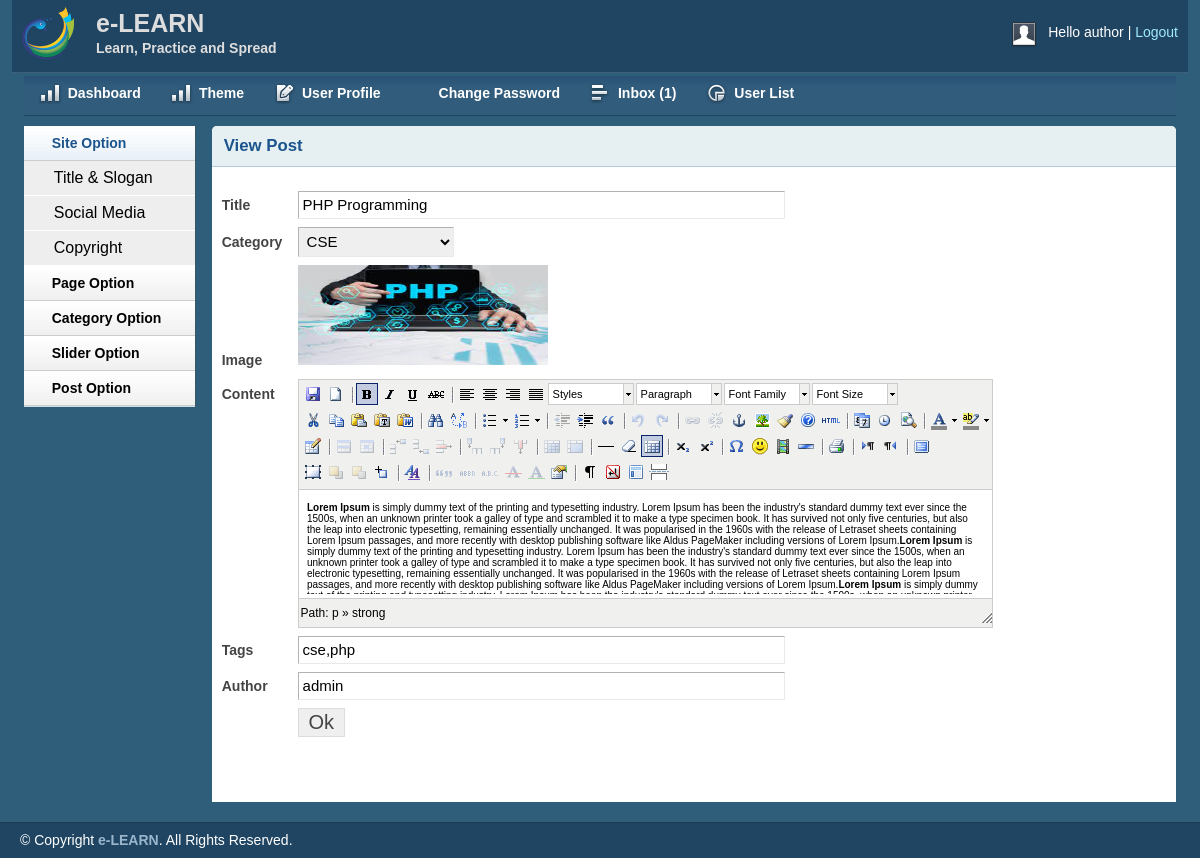
The page /admin/viewpost.php?viewpostid=7 (signed in) on the database its author committed.
### tables this page shows
CREATE TABLE `tbl_post` (
  `id` int(11) NOT NULL,
  `cat` int(11) NOT NULL,
  `title` varchar(255) NOT NULL,
  `body` text NOT NULL,
  `image` varchar(255) NOT NULL,
  `author` varchar(50) NOT NULL,
  `tags` varchar(255) NOT NULL,
  `date` timestamp NULL DEFAULT CURRENT_TIMESTAMP,
  `userid` int(11) NOT NULL
);

CREATE TABLE `tbl_category` (
  `id` int(11) NOT NULL,
  `name` varchar(50) NOT NULL
);

### lib/Database.php (called while the page is built, shortened)
<?php
Class Database{
	public $host   = DB_HOST;
	public $user   = DB_USER;
	public $pass   = DB_PASS;
	public $dbname = DB_NAME;
	public $link;
	private function connectDB(){
	$this->link = new mysqli($this->host, $this->user, $this->pass, $this->dbname);
 }
	public function select($query){
		$result = $this->link->query($query) or die($this->link->error.__LINE__);
		if($result->num_rows > 0){
			return $result;
		} else {
			return false;
		}
	}
}

### admin/viewpost.php (the view, shortened to what this page needs)
<?php include 'inc/header.php'; ?>
<?php include 'inc/sidebar.php'; ?>
<?php
    $viewpostid = mysqli_real_escape_string($db->link,$_GET['viewpostid']);
    if(!isset($viewpostid) || $viewpostid == NULL){
        header("Location:postlist.php");
    }else{
        $postid = $viewpostid;
    }
?>
<div class="grid_10">
    <div class="box round first grid">
        <h2>View Post</h2>
        <div class="block">
            <?php
                $query = "select * from tbl_post where id = '$postid' order by id desc;";
                $getpost = $db->select($query);
                if($getpost){
                   while($postresult = $getpost->fetch_assoc()){
            ?>
         <form action="" method="post" enctype="multipart/form-data">
            <table class="form">
                <tr>
                    <td>
                        <label>Title</label>
                    </td>
                    <td>
                        <input type="text" readonly value="<?php echo $postresult['title']?>" class="medium" />
                    </td>
                </tr>
                <tr>
                    <td>
                        <label>Category</label>
                    </td>
                    <td>
                        <select id="select">
                            <?php
                                $query = "select * from tbl_category;";
                                $category = $db->select($query);
                                if($category){
                                   while($result = $category->fetch_assoc()){
                            ?>
                            <option
                                    <?php
                                        if($postresult['cat'] == $result['id']){ ?>
                                            selected = "selected"
                                        <?php } ?>
                                    value="<?php echo $result['id']; ?>"><?php echo $result['name'];?>
                            </option>
                            <?php } }?>
                        </select>
                    </td>
                </tr>
                <tr>
                    <td>
                        <label>Image</label>
                    </td>
                    <td>
                        <img src="upload/<?php echo $postresult['image']; ?>" height="100px" width="250px"/><br/>
                    </td>
                </tr>
                <tr>
                    <td style="vertical-align: top; padding-top: 9px;">
                        <label>Content</label>
                    </td>
                    <td>
                    </td>
                </tr>
                 <tr>
                    <td>
                        <label>Tags</label>
                    </td>
                    <td>
                        <input type="text" readonly value="<?php echo $postresult['tags']; ?>" class="medium" />
                    </td>
                </tr>
                 <tr>
                    <td>
                        <label>Author</label>
                    </td>
                    <td>
                        <input type="text" readonly value="<?php echo $postresult['author']; ?>"  class="medium" />
                    </td>
                </tr>
                <tr>
                    <td></td>
                    <td>
                        <input type="submit" name="submit" Value="Ok" />
                    </td>
                </tr>
            </table>
            </form>
            <?php } } ?>
        </div>
    </div>
</div>
<?php include 'inc/footer.php'; ?>

### admin/css/layout.css (style rules this page uses)
body { background: #fff none repeat scroll 0 0; color: #444; font-size: 14px; padding: 0; }
h1, h2, h3, h4, h5, h6 { line-height:1.2em; margin-bottom:.3em; }
h2 { margin-top:1em; }
.box { background:#fff; margin-bottom:20px; padding:10px 10px 10px 10px; margin-left:-8px; }
.box.grid { padding-bottom:40px; }
.box.round { -moz-border-radius: 5px 5px 0px 0px; -webkit-border-radius: 5px 5px 0px 0px; border-radius: 5px 5px 0px 0px; }
.box h2 { font-size:1.2em; font-weight:bold; color:#1B548D; background:#E6F0F3; margin:-10px -10px 0 -10px; padding:10px 12px; border-bottom:1px solid #B3CBD6; -moz-border-radius: 5px 5px 0px 0px; -webkit-border-radius: 5px 5px 0px 0px; border-radius: 5px 5px 0px 0px; }
.box.first { min-height: 406px; }
.block { padding-top:20px; }
table.form { width:100%; }
table.form td { padding:4px 0px; }
table.form label { font-weight:bold; }
table.form input, table.form select { font-size: 15px; padding: 4px 4px 5px 4px; border-top: 1px solid #b3b3b3; border-left: 1px solid #b3b3b3; border-right: 1px solid #eaeaea; border-bottom: 1px solid #eaeaea; }
table.form input[type="submit"] { border: 1px solid #ddd; color: #444; cursor: pointer; font-size: 20px; padding: 2px 10px; }
input.medium { width: 55%; }
.block { padding-bottom:1px; }

### admin/js/tiny-mce/themes/advanced/skins/default/content.css (style rules this page uses)
body, td, pre { color:#000; font-family:Verdana, Arial, Helvetica, sans-serif; font-size:10px; margin:8px; }
body { background:#FFF; }
h2 { font-size: 1.5em }
img { border:0; }
table, img, hr, .mceItemAnchor { cursor:default }
table td, table th { cursor:text }

### rows shown on the page
tbl_post: title "PHP Programming", cat.name "CSE", image (picture), tags "cse,php", author "admin"

### other values the page prints
Session::get('username') "author"
$count "1"
